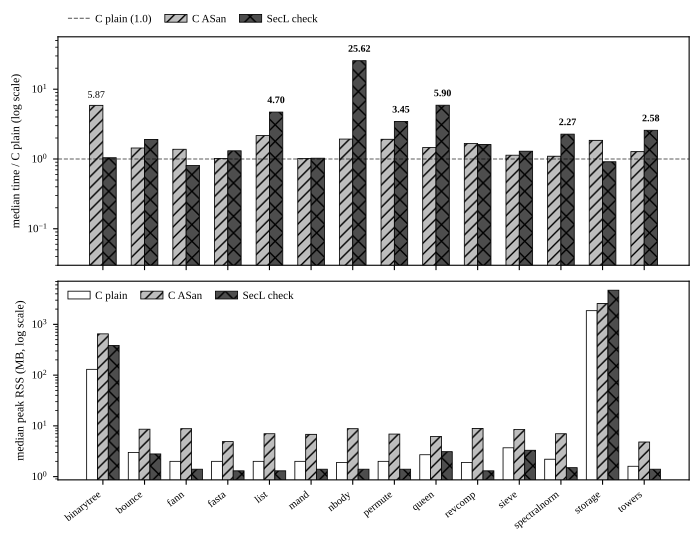

This figure's Python source:
#!/usr/bin/env python3
"""fig4_asan_compare.py — ASan cross-compare (current 14-benchmark suite)

Output: paper/figures/fig4_asan_compare.pdf (or argv[1])

Data source: paper/data/asan-results.md (frozen snapshot of
build/bench/asan-results.md, measured 2026-08-24, 14 benchmarks x 4 legs
[C plain / C ASan main / C ASan sensitivity (binarytree only) / .an check],
5 runs each, taskset -c 4).

Three calibers (per-benchmark, medians):
  (i)   C ASan / C plain      - ASan's own overhead
  (ii)  C ASan / .an check    - ASan vs fat-pointer (cross-compiler)
  (iii) .an check / C plain   - fat-pointer full stack vs uninstrumented C

Assertions (fail loudly if data is inconsistent or edited):
  - exactly 14 benchmarks, each with legs {C plain, C ASan main, .an check}
  - recomputed per-benchmark ratios == ratio table in the data file (+-0.01)
  - recomputed geometric means == stated 1.59x / 0.73x / 2.19x (+-0.01)
  - binarytree sensitivity row present (RSS main 650.0 / sens 168.9 MB)

Run: python3 paper/figures/fig4_asan_compare.py
Dependency: matplotlib (optional; if missing, prints data summary and exits)
"""
from __future__ import annotations

import math
import os
import re
import sys

from plot_style import apply_paper_style

HERE = os.path.dirname(os.path.abspath(__file__))
DATA_PATH = os.path.join(HERE, "..", "data", "asan-results.md")
OUT_PATH = sys.argv[1] if len(sys.argv) > 1 else os.path.join(HERE, "fig4_asan_compare.pdf")

LEG_PLAIN = "C plain"
LEG_ASAN = "C ASan main"
LEG_SENS = "C ASan sens"
LEG_AN = ".an check"
LEGS = [LEG_PLAIN, LEG_ASAN, LEG_AN]

GEO_MEAN_EXPECTED = {"i": 1.59, "ii": 0.73, "iii": 2.19}  # stated in data file


def _strip_markup(s: str) -> str:
    return s.strip().replace("**", "").replace("×", "")


def parse_data(path: str) -> dict:
    with open(path, encoding="utf-8") as f:
        lines = f.readlines()

    # section 1: per-leg table
    # | 基准 | 腿 | 时间中位(ms) | IQR(ms) | min–max(ms) | CV | RSS中位(MB) | RSS IQR(MB) | 样本数 |
    legs: dict[str, dict[str, dict]] = {}  # bench -> leg -> {time, iqr, rss, cv, n}
    in_sec1 = False
    for ln in lines:
        s = ln.strip()
        if s.startswith("## 1)"):
            in_sec1 = True
            continue
        if in_sec1:
            if s.startswith("## 2)"):
                in_sec1 = False
                continue
            if not s.startswith("|") or s.startswith("|---"):
                continue
            cells = [c.strip() for c in s.strip("|").split("|")]
            if len(cells) != 9 or cells[0].startswith("基准"):
                continue
            bench, leg = cells[0], cells[1]
            legs.setdefault(bench, {})[leg] = {
                "time": float(cells[2]),
                "iqr": float(cells[3]),
                "rss": float(cells[6]),
                "cv": float(cells[5]),
                "n": int(cells[8]),
            }

    # section 2: per-benchmark ratio table + geometric means
    # | 基准 | 口径(i) C ASan/C plain | 口径(ii) C ASan/.an check | 口径(iii) .an check/C plain |
    ratios: dict[str, dict[str, float]] = {}  # bench -> caliber -> ratio
    geo: dict[str, float] = {}
    in_sec2 = False
    for ln in lines:
        s = ln.strip()
        if s.startswith("## 2)"):
            in_sec2 = True
            continue
        if in_sec2:
            if s.startswith("## 3)"):
                in_sec2 = False
                continue
            if not s.startswith("|") or s.startswith("|---"):
                continue
            cells = [c.strip() for c in s.strip("|").split("|")]
            if len(cells) != 4:
                continue
            name = cells[0]
            try:
                vals = {k: float(_strip_markup(v))
                        for k, v in zip(("i", "ii", "iii"), cells[1:])}
            except ValueError:  # header / non-numeric row
                continue
            if _strip_markup(name).startswith("几何平均"):
                geo = vals
            else:
                ratios[name] = vals

    # section 3: sensitivity rows (binarytree only)
    # | 腿 | 时间中位(ms) | RSS中位(MB) | 样本数 |
    sens: dict[str, tuple[float, float, int]] = {}
    in_sec3 = False
    for ln in lines:
        s = ln.strip()
        if s.startswith("## 3)"):
            in_sec3 = True
            continue
        if in_sec3:
            if s.startswith("## 4)"):
                in_sec3 = False
                continue
            if not s.startswith("|") or s.startswith("|---"):
                continue
            cells = [c.strip() for c in s.strip("|").split("|")]
            if len(cells) != 4 or cells[0].startswith("腿"):
                continue
            sens[cells[0]] = (float(cells[1]), float(cells[2]), int(cells[3]))

    return {"legs": legs, "ratios": ratios, "geo": geo, "sens": sens}


def _assert(cond: bool, msg: str) -> None:
    if not cond:
        raise AssertionError(msg)


def verify(data: dict) -> None:
    legs, ratios, geo, sens = data["legs"], data["ratios"], data["geo"], data["sens"]

    benches = sorted(legs.keys())
    _assert(len(benches) == 14, f"expect 14 benchmarks, got {len(benches)}: {benches}")

    geo_i = []
    geo_ii = []
    geo_iii = []
    for b in benches:
        for leg in LEGS:
            _assert(leg in legs[b],
                    f"{b}: missing leg '{leg}' (have {sorted(legs[b])})")
        plain, asan, an = legs[b][LEG_PLAIN], legs[b][LEG_ASAN], legs[b][LEG_AN]
        r_i = asan["time"] / plain["time"]
        r_ii = asan["time"] / an["time"]
        r_iii = an["time"] / plain["time"]
        _assert(b in ratios, f"{b}: missing ratio row in section 2")
        _assert(abs(r_i - ratios[b]["i"]) <= 0.01,
                f"{b}: caliber(i) {r_i:.3f} != table {ratios[b]['i']}")
        _assert(abs(r_ii - ratios[b]["ii"]) <= 0.01,
                f"{b}: caliber(ii) {r_ii:.3f} != table {ratios[b]['ii']}")
        _assert(abs(r_iii - ratios[b]["iii"]) <= 0.01,
                f"{b}: caliber(iii) {r_iii:.3f} != table {ratios[b]['iii']}")
        geo_i.append(r_i)
        geo_ii.append(r_ii)
        geo_iii.append(r_iii)

    for key, xs in (("i", geo_i), ("ii", geo_ii), ("iii", geo_iii)):
        gm = math.exp(sum(math.log(x) for x in xs) / len(xs))
        _assert(abs(gm - geo[key]) <= 0.01,
                f"geo mean caliber({key}): computed {gm:.3f} != stated {geo[key]}")
        _assert(abs(gm - GEO_MEAN_EXPECTED[key]) <= 0.01,
                f"geo mean caliber({key}): computed {gm:.3f} != expected {GEO_MEAN_EXPECTED[key]}")

    _assert(LEG_SENS in legs["binarytree"],
            "binarytree missing sensitivity leg 'C ASan sens'")
    main_rss = legs["binarytree"][LEG_ASAN]["rss"]
    sens_rss = legs["binarytree"][LEG_SENS]["rss"]
    _assert(abs(main_rss - 650.0) <= 0.1, f"binarytree main RSS {main_rss} != 650.0")
    _assert(abs(sens_rss - 168.9) <= 0.1, f"binarytree sens RSS {sens_rss} != 168.9")
    _assert(any("main" in k for k in sens), "section 3 sensitivity table missing")
    _assert(any("sens" in k for k in sens), "section 3 sensitivity table missing")


def main() -> int:
    data = parse_data(os.path.join(HERE, "..", "data", "asan-results.md"))
    verify(data)
    benches = sorted(data["legs"].keys())

    plain_t = [data["legs"][b][LEG_PLAIN]["time"] for b in benches]
    asan_t = [data["legs"][b][LEG_ASAN]["time"] for b in benches]
    an_t = [data["legs"][b][LEG_AN]["time"] for b in benches]
    r_asan = [a / p for a, p in zip(asan_t, plain_t)]  # caliber (i)
    r_an = [a / p for a, p in zip(an_t, plain_t)]  # caliber (iii)
    plain_rss = [data["legs"][b][LEG_PLAIN]["rss"] for b in benches]
    asan_rss = [data["legs"][b][LEG_ASAN]["rss"] for b in benches]
    an_rss = [data["legs"][b][LEG_AN]["rss"] for b in benches]

    try:
        import matplotlib

        matplotlib.use("Agg")
        apply_paper_style(matplotlib)
        import matplotlib.pyplot as plt
    except ImportError:  # matplotlib optional
        print("matplotlib not installed; printing data summary (PNG not generated)")
        print("install: pip install matplotlib")
        print(f"{'bench':<14}{'C plain(ms)':>12}{'C ASan(ms)':>12}"
              f"{'.an check(ms)':>14}{'C ASan/C plain':>15}{'.an/C plain':>12}"
              f"{'RSS .an(MB)':>12}")
        for b, p, a, n, r1, r2, r in zip(benches, plain_t, asan_t, an_t,
                                         r_asan, r_an, an_rss):
            print(f"{b:<14}{p:>12.1f}{a:>12.1f}{n:>14.1f}{r1:>15.2f}{r2:>12.2f}"
                  f"{r:>12.1f}")
        print("assertions passed: 14 benchmarks, ratios and geo means consistent")
        return 1

    x = range(len(benches))
    time_width = 0.32
    rss_width = 0.26

    # Use the paper's final two-column width and stack the panels.  The former
    # 17-inch side-by-side canvas was scaled to about 40%, making labels tiny.
    fig, (ax1, ax2) = plt.subplots(2, 1, figsize=(7.0, 5.4), sharex=True,
                                   gridspec_kw={"height_ratios": [1.15, 1]})

    # left: time ratio vs C plain (baseline 1.0), log scale
    ax1.axhline(1.0, color="black", linewidth=0.8, linestyle="--", alpha=0.6,
                label="C plain (1.0)")
    ax1.bar([p - time_width/2 for p in x], r_asan, time_width,
            label="C ASan",
            color="#bdbdbd", edgecolor="black", linewidth=.6, hatch="///")
    ax1.bar([p + time_width/2 for p in x], r_an, time_width,
            label="SecL check", color="#4d4d4d",
            edgecolor="black", linewidth=.6, hatch="xx")
    ax1.set_yscale("log")
    # Log-space headroom keeps the largest annotation away from the top frame.
    ax1.set_ylim(0.03, max(r_an) * 2.2)
    ax1.set_ylabel("median time / C plain (log scale)", fontsize=8.5)
    ax1.tick_params(axis="y", labelsize=8)
    for p, r in zip(x, r_an):
        if r >= 2.0 or r <= 0.8:
            ax1.annotate(f"{r:.2f}", xy=(p + time_width/2, r),
                         xytext=(0, 5), textcoords="offset points",
                         ha="center", va="bottom", fontsize=7.2,
                         color="black", fontweight="bold")
    for p, bench, r in zip(x, benches, r_asan):
        # The list bars are too close for two adjacent value labels; retain the
        # SecL label and leave the C-ASan value to the bar/table data.
        if bench == "list":
            continue
        if r >= 2.0 or r <= 0.8:
            ax1.annotate(f"{r:.2f}", xy=(p - time_width/2, r),
                         xytext=(0, 4), textcoords="offset points",
                         ha="center", va="bottom", fontsize=7.2,
                         color="black")
    ax1.legend(fontsize=8, loc="lower left", bbox_to_anchor=(0, 1.01),
               frameon=False, ncol=3,
               columnspacing=1.2, handletextpad=.45)

    # right: peak RSS (MB), log scale
    ax2.bar([p - rss_width for p in x], plain_rss, rss_width, label="C plain",
            color="#ffffff", edgecolor="black", linewidth=.6)
    ax2.bar(x, asan_rss, rss_width, label="C ASan", color="#bdbdbd",
            edgecolor="black", linewidth=.6, hatch="///")
    ax2.bar([p + rss_width for p in x], an_rss, rss_width, label="SecL check",
            color="#4d4d4d", edgecolor="black", linewidth=.6, hatch="xx")
    ax2.set_yscale("log")
    ax2.set_xticks(list(x))
    ax2.set_xticklabels(benches, rotation=38, ha="right", fontsize=7.5)
    ax2.set_ylabel("median peak RSS (MB, log scale)", fontsize=8.5)
    ax2.tick_params(axis="y", labelsize=8)
    ax2.legend(fontsize=8, loc="upper left", frameon=False, ncol=3,
               columnspacing=1.2, handletextpad=.45)

    fig.tight_layout(pad=.7, h_pad=.8)
    fig.savefig(OUT_PATH, bbox_inches="tight")
    print(f"OK: {OUT_PATH} generated (14 benchmarks; assertions passed: "
          f"14 legs x3, ratios & geo means 1.59x/0.73x/2.19x consistent)")
    return 0


if __name__ == "__main__":
    sys.exit(main())
